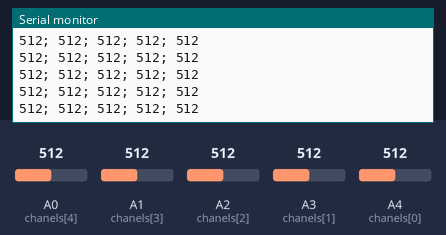
This sketch was run on a simulated Arduino Uno, built with avr-gcc and run on an emulated ATmega328P. Shown: the last lines printed to the serial monitor. The inputs (shaded band) are chosen by the test bench; at power-on: A0 (chanels[4]) = 512, A1 (chanels[3]) = 512, A2 (chanels[2]) = 512, A3 (chanels[1]) = 512, A4 (chanels[0]) = 512.

Above: at 1.2 s.
1.3 s: A0 (chanels[4]) set to 716
At 1.32 s:
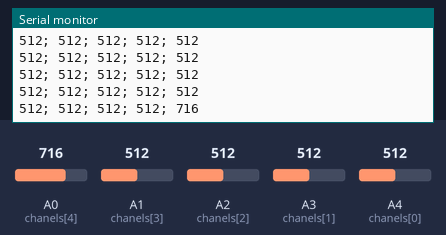
2.8 s: A1 (chanels[3]) set to 716
At 2.84 s:
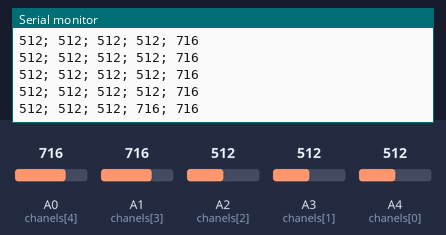
5.8 s: A2 (chanels[2]) set to 716
At 5.89 s:
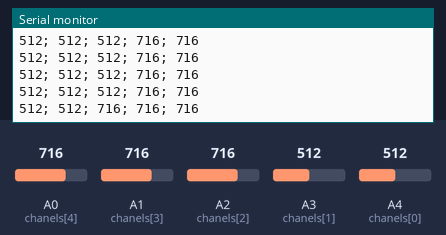
7.3 s: A3 (chanels[1]) set to 716
At 7.31 s:
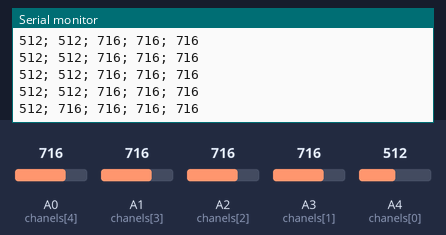
8.8 s: A4 (chanels[0]) set to 716
At 8.83 s:
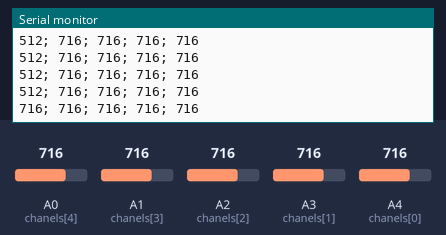
10.3 s: A0 (chanels[4]) set to 992
At 10.35 s:
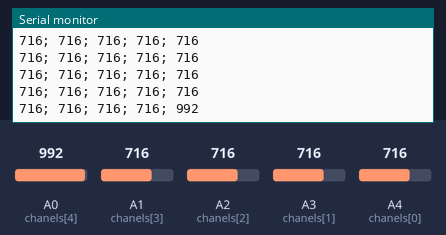
Timing chart, 0 to 13.3 s (numbered marks = the images above; inputs shaded):
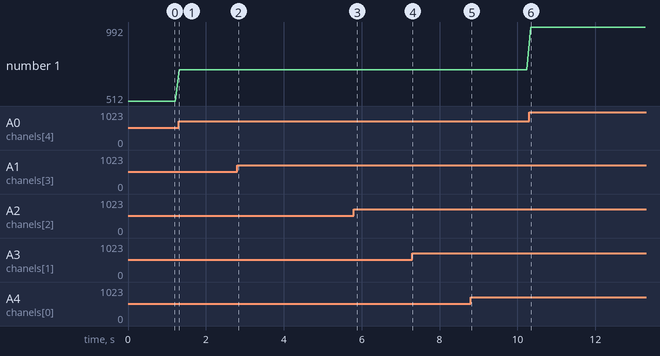

The sketch:

Arduino.ino
```cpp
int chanels[] = {A4, A3, A2, A1, A0};
size_t chanel_count = sizeof(chanels) / sizeof(int);

int refresh_delay = 100;

void setup() {
  Serial.begin(9600);
}

void loop() {
    for(size_t i = 0; i < chanel_count; i++){
      if(i > 0){
        Serial.print("; ");
      }
      Serial.print(analogRead(chanels[i]));
    }
    Serial.println();

    delay(refresh_delay);
}
```

Measured:
- after the input at 1.3 s, the serial monitor: prints a new line at once (image 1)
- after the input at 2.8 s, the serial monitor: prints a new line at once (image 2)
- after the input at 5.8 s, the serial monitor: prints a new line after 0.08 s (image 3)
- after the input at 7.3 s, the serial monitor: prints a new line at once (image 4)
- after the input at 8.8 s, the serial monitor: prints a new line at once (image 5)
- after the input at 10.3 s, the serial monitor: prints a new line at once (image 6)
- plotted number 1: 512 → 716 after the input at 1.3 s, 716 → 992 after the input at 10.3 s
